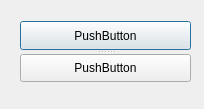
<?xml version="1.0" encoding="UTF-8"?>
<ui version="4.0">
 <class>Dialog</class>
 <widget class="QDialog" name="Dialog">
  <property name="geometry">
   <rect>
    <x>0</x>
    <y>0</y>
    <width>204</width>
    <height>109</height>
   </rect>
  </property>
  <property name="windowTitle">
   <string>Dialog</string>
  </property>
  <widget class="QSplitter" name="splitter">
   <property name="geometry">
    <rect>
     <x>20</x>
     <y>21</y>
     <width>171</width>
     <height>61</height>
    </rect>
   </property>
   <property name="orientation">
    <enum>Qt::Vertical</enum>
   </property>
   <widget class="QPushButton" name="pushButton">
    <property name="text">
     <string>PushButton</string>
    </property>
   </widget>
   <widget class="QPushButton" name="pushButton_2">
    <property name="text">
     <string>PushButton</string>
    </property>
   </widget>
  </widget>
 </widget>
 <layoutdefault spacing="6" margin="11"/>
 <resources/>
 <connections/>
</ui>
